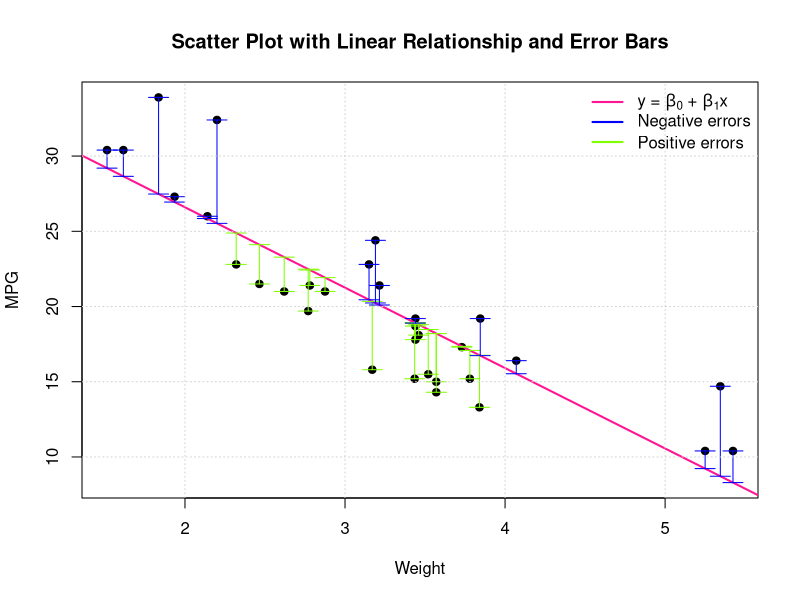
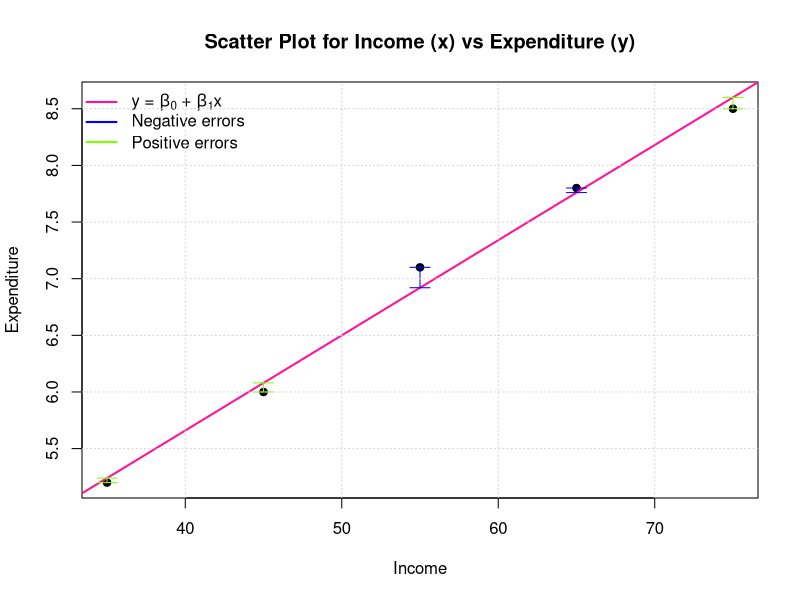

Write the R code that produced these figures, in order.
## ---- chunk 1
knitr::opts_chunk$set(echo = T, warning = F, message = F)
## ---- chunk 2

# Set seed for reproducibility
set.seed(123)

# Generate data for x
x <- mtcars$wt #seq(1, 20, by = 1)

# Generate corresponding y values with a linear relationship and added noise (error)
y <- mtcars$mpg #2 * x + rnorm(length(x), mean = 0, sd = 5)

# Calculate the fitted values from the linear regression model
model <- lm(y ~ x)
fitted_values <- model$fitted.values

# Calculate errors (residuals)
errors <- y - fitted_values

# Plot scatter plot with linear relationship and errors
plot(x, y, main = "Scatter Plot with Linear Relationship and Error Bars",
     xlab = "Weight", ylab = "MPG", pch = 19, col = "black", ylim = c(min(y, fitted_values), max(y, fitted_values)   )  )

# Add the linear regression line
abline(model, col = "deeppink", lwd = 2)

# Add vertical error bars to represent the residuals
iii = errors < 0
arrows(x[iii], fitted_values[iii], x[iii], y[iii], angle = 90, code = 3, length = 0.1, col = "chartreuse1")


# Add vertical error bars to represent the residuals
iii = errors > 0
arrows(x[iii], fitted_values[iii], x[iii], y[iii], angle = 90, code = 3, length = 0.1, col = "blue")


legend("topright", legend = c(expression(paste("y = ", beta[0], " + ", beta[1], "x")), "Negative errors", "Positive errors"),
       col = c("deeppink", "blue", "chartreuse1"), lwd = 2, pch = c(NA, NA, NA), bty = "n", lty = 1, seg.len = 2)

# Add grid for better visualization
grid()



## ---- chunk 3
library(knitr)

Income <- c(35, 45, 55, 65, 75)
Expenditure <- c(5.2, 6.0, 7.1, 7.8, 8.5)

data <- data.frame(
  `Income (in 1000)`= Income,
  `Food Expenditure (in 100)` = Expenditure
)
kable(data, col.names = c("Income (in 1000)", "Food Expenditure(in 100)"))
## ---- chunk 4
# Load necessary libraries
library(knitr)
library(kableExtra)

Income <- c(35, 45, 55, 65, 75)
Expenditure <- c(5.2, 6.0, 7.1, 7.8, 8.5)
# Create a data frame with the values
data <- data.frame(
  `Income (in 1000)`= Income,
  `Food Expenditure (in 1000)` = Expenditure,
  `Income^2` = Income^2,
  `Expenditure^2` = Expenditure^2,
  `Income * Expenditure` = Income * Expenditure
)

# Calculate the sums
sum_xi <- sum(data[,1])
sum_yi <- sum(data[,2])
sum_xi_sq <- sum(data[,3])
sum_yi_sq <- sum(data[,4])
sum_xi_yi <- sum(data[,5])

# Add a row of sums to the data frame
data <- rbind(data, c(sum_xi, sum_yi, sum_xi_sq, sum_yi_sq, sum_xi_yi))


# Create the kable table
kable(data, format = "html", escape = FALSE,
      col.names = c("$x_i$", "$y_i$", "$x_i^2$", "$y_i^2$", "$x_i y_i$")) %>%
  kable_styling(bootstrap_options = "striped", full_width = F) %>%
  row_spec(nrow(data), bold = TRUE) %>%  # Bold the last row
  row_spec(nrow(data) - 1, hline_after = TRUE) %>%
  footnote(general = "The last row contains the sums for each column.") # Add a double line before the last row
## ---- chunk 5

# Set seed for reproducibility
set.seed(123)

# Generate data for x
x <- Income

# Generate corresponding y values with a linear relationship and added noise (error)
y <- Expenditure

# Calculate the fitted values from the linear regression model
model <- lm(y ~ x)
fitted_values <- model$fitted.values

# Calculate errors (residuals)
errors <- y - fitted_values

# Plot scatter plot with linear relationship and errors
plot(x, y, main = "Scatter Plot for Income (x) vs Expenditure (y)",
     xlab = "Income", ylab = "Expenditure", pch = 19, col = "black", ylim = c(min(y, fitted_values), max(y, fitted_values)   )  )

# Add the linear regression line
abline(model, col = "deeppink", lwd = 2)

# Add vertical error bars to represent the residuals
iii = errors < 0
arrows(x[iii], fitted_values[iii], x[iii], y[iii], angle = 90, code = 3, length = 0.1, col = "chartreuse1")


# Add vertical error bars to represent the residuals
iii = errors > 0
arrows(x[iii], fitted_values[iii], x[iii], y[iii], angle = 90, code = 3, length = 0.1, col = "blue")


legend("topleft", legend = c(expression(paste("y = ", beta[0], " + ", beta[1], "x")), "Negative errors", "Positive errors"),
       col = c("deeppink", "blue", "chartreuse1"), lwd = 2, pch = c(NA, NA, NA), bty = "n", lty = 1, seg.len = 2)

# Add grid for better visualization
grid()



## ---- chunk 6
# Load necessary libraries
library(knitr)
library(kableExtra)

Income <- c(35, 45, 55, 65, 75)
Expenditure <- c(5.2, 6.0, 7.1, 7.8, 8.5)
mod <- lm(Expenditure ~ Income)
Pred <- mod$fitted.values
Res <- mod$residuals
# Create a data frame with the values
data <- data.frame(
  `Income (in 1000)`= Income,
  `Food Expenditure (in 1000)` = Expenditure,
  `Income^2` = Income^2,
  `Expenditure^2` = Expenditure^2,
  `Income * Expenditure` = Income * Expenditure,
  Residuals = Pred,
  Errors = Res
)




# Create the kable table
kable(data, format = "html", escape = FALSE,
      col.names = c("$x_i$", "$y_i$", "$x_i^2$", "$y_i^2$", "$x_i y_i$", "$\\widehat{y}_i$", "$e_i$") ) %>%
  kable_styling(bootstrap_options = "striped", full_width = F) 
## ---- chunk 7
income_data = data.frame(
  Income = c(35, 45, 55, 65, 75),
  Expenditure = c(5.2, 6.0, 7.1, 7.8, 8.5)
)

kable(income_data)
## ---- chunk 8
income_data
## ---- chunk 9
my_model = lm(Expenditure ~ Income, data = income_data)
summary(my_model)
